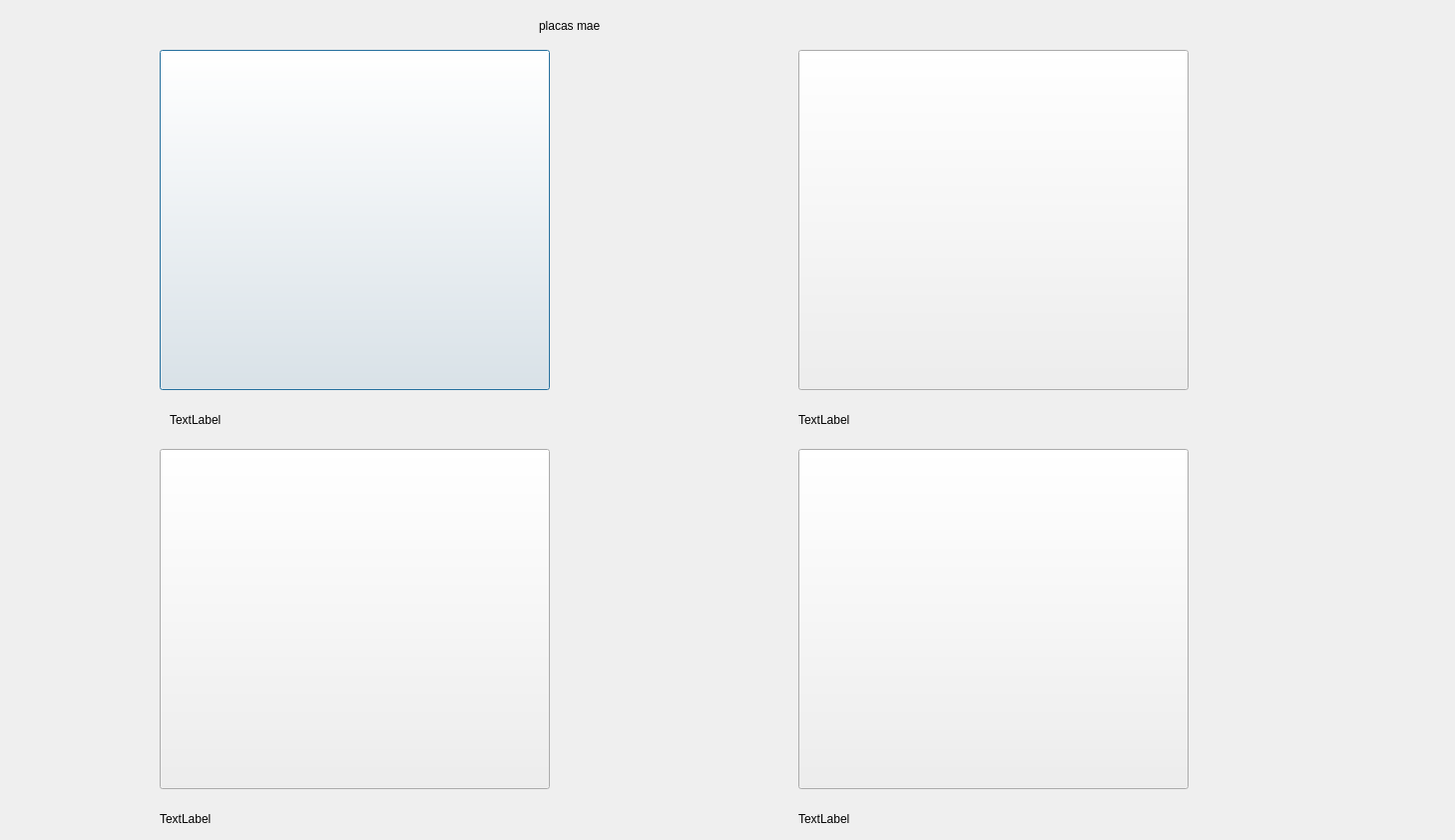
<?xml version="1.0" encoding="UTF-8"?>
<ui version="4.0">
 <class>placa_mae_window</class>
 <widget class="QDialog" name="placa_mae_window">
  <property name="geometry">
   <rect>
    <x>0</x>
    <y>0</y>
    <width>1458</width>
    <height>842</height>
   </rect>
  </property>
  <property name="windowTitle">
   <string>Dialog</string>
  </property>
  <widget class="QLabel" name="label">
   <property name="geometry">
    <rect>
     <x>540</x>
     <y>-10</y>
     <width>291</width>
     <height>71</height>
    </rect>
   </property>
   <property name="text">
    <string>placas mae</string>
   </property>
  </widget>
  <widget class="QPushButton" name="pushButton_placa_mae">
   <property name="geometry">
    <rect>
     <x>160</x>
     <y>50</y>
     <width>391</width>
     <height>341</height>
    </rect>
   </property>
   <property name="text">
    <string/>
   </property>
  </widget>
  <widget class="QPushButton" name="pushButton_placa_mae_2">
   <property name="geometry">
    <rect>
     <x>800</x>
     <y>50</y>
     <width>391</width>
     <height>341</height>
    </rect>
   </property>
   <property name="text">
    <string/>
   </property>
  </widget>
  <widget class="QPushButton" name="pushButton_placa_mae_3">
   <property name="geometry">
    <rect>
     <x>160</x>
     <y>450</y>
     <width>391</width>
     <height>341</height>
    </rect>
   </property>
   <property name="text">
    <string/>
   </property>
  </widget>
  <widget class="QPushButton" name="pushButton_placa_mae_4">
   <property name="geometry">
    <rect>
     <x>800</x>
     <y>450</y>
     <width>391</width>
     <height>341</height>
    </rect>
   </property>
   <property name="text">
    <string/>
   </property>
  </widget>
  <widget class="QLabel" name="labelplacamae">
   <property name="geometry">
    <rect>
     <x>170</x>
     <y>400</y>
     <width>381</width>
     <height>41</height>
    </rect>
   </property>
   <property name="text">
    <string>TextLabel</string>
   </property>
  </widget>
  <widget class="QLabel" name="labelplacamae_2">
   <property name="geometry">
    <rect>
     <x>800</x>
     <y>400</y>
     <width>381</width>
     <height>41</height>
    </rect>
   </property>
   <property name="text">
    <string>TextLabel</string>
   </property>
  </widget>
  <widget class="QLabel" name="labelplacamae_3">
   <property name="geometry">
    <rect>
     <x>160</x>
     <y>800</y>
     <width>381</width>
     <height>41</height>
    </rect>
   </property>
   <property name="text">
    <string>TextLabel</string>
   </property>
  </widget>
  <widget class="QLabel" name="labelplacamae_4">
   <property name="geometry">
    <rect>
     <x>800</x>
     <y>800</y>
     <width>381</width>
     <height>41</height>
    </rect>
   </property>
   <property name="text">
    <string>TextLabel</string>
   </property>
  </widget>
 </widget>
 <resources/>
 <connections/>
</ui>
